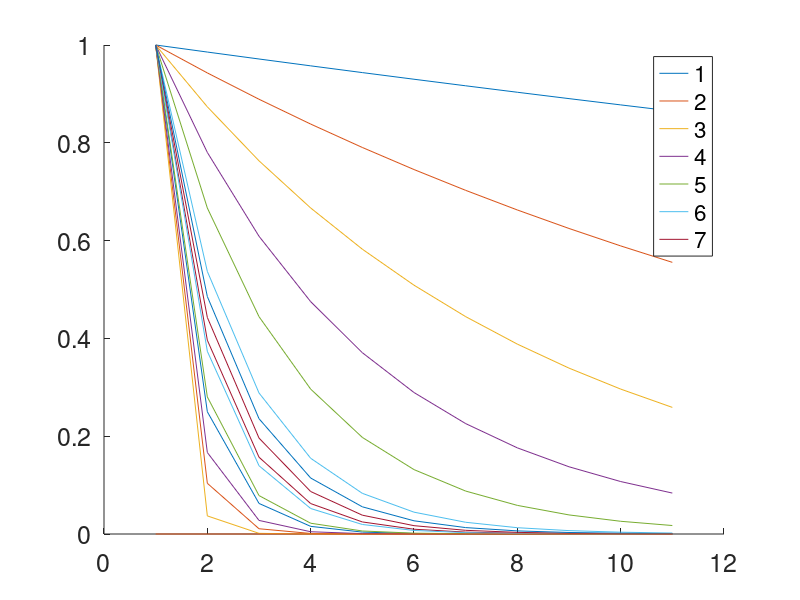

Reproduce this figure in MATLAB.
%% Parameters
clc
clear

x0 = 0;
x1 = 1;

N = 16;
h = 1/N;

Niter = 10;
w = .75;
%% Initialization
MAKk = 16;
x = 0:h:1;

error = zeros(Niter + 1, MAKk);
%% Computation
for k = 1:MAKk
    u = sin(pi * k * x);
    error(1, k) = max(abs(u));
    for i = 1:Niter
        u(2:end-1) = .5*w*(u(1:end-2) + u(3:end)) + (1-w)*u(2:end-1);
        error(i+1, k) = max(abs(u));
    end
end
%% plots
figure(1)
clf
hold on 
plot(error)
legend({'1', '2', '3', '4', '5', '6', '7'})
%legend({'1', '3', '7'})
set(gca,'fontsize', 18)

error(1,:)./error(2,:)
